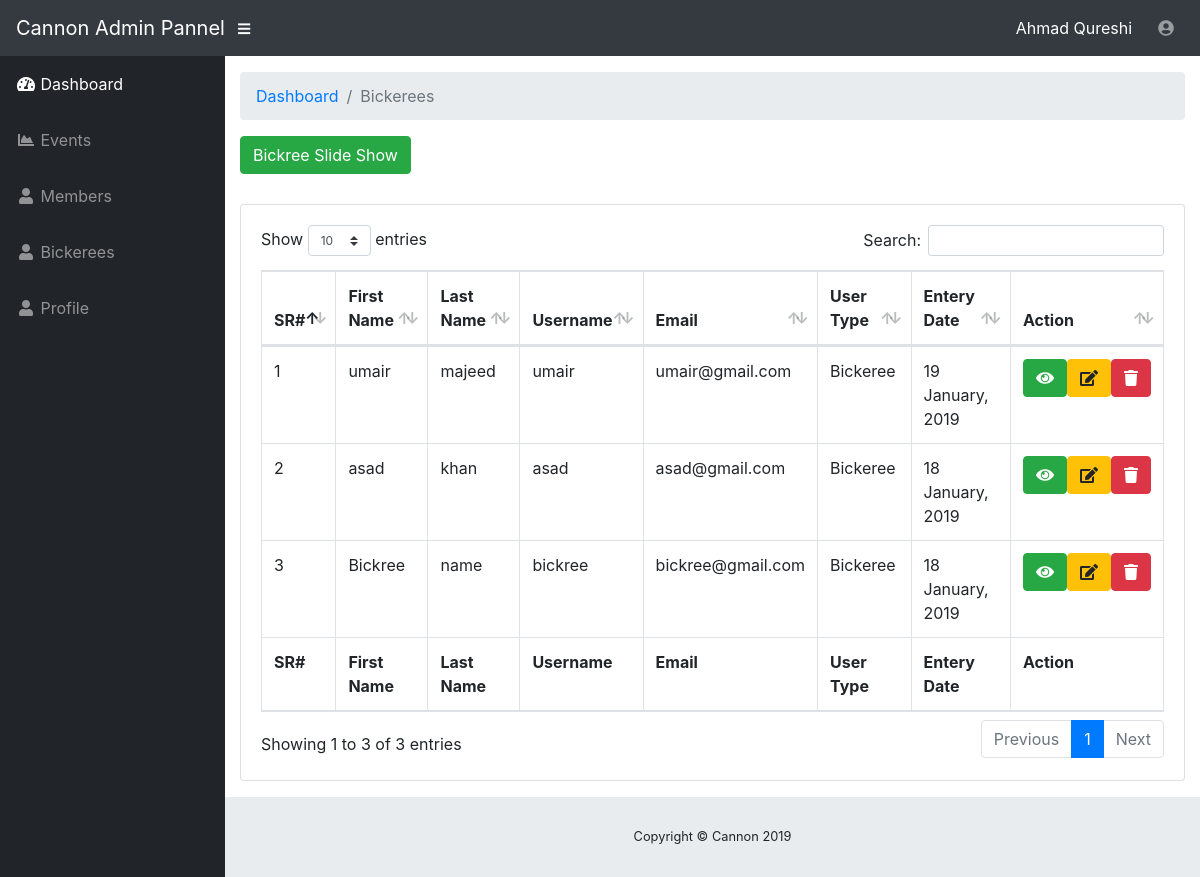
Screenshot of /Bickeree.php (signed in) with the database file from the repository.
### tables this page shows
CREATE TABLE `users` (
  `id` int(11) NOT NULL,
  `f_name` varchar(255) NOT NULL,
  `l_name` varchar(255) NOT NULL,
  `email` varchar(255) NOT NULL,
  `username` varchar(255) NOT NULL,
  `password` varchar(255) NOT NULL,
  `hometown` varchar(255) NOT NULL,
  `user_pic` varchar(255) NOT NULL,
  `bick_class` varchar(255) NOT NULL,
  `major` varchar(255) NOT NULL,
  `extracurricular` varchar(255) NOT NULL,
  `status` int(11) NOT NULL COMMENT '1=active, 0=not active',
  `account_type` int(11) NOT NULL COMMENT '1=admin, 2=member, 3=bikerrer',
  `entery_date` date NOT NULL
);

### Bickeree.php (the view, shortened to what this page needs)
<?php include 'include/config.php';
if(isset($_SESSION['admin']) && $_SESSION['admin'] !='')
{
?>
<?php include 'include/header.php';?>
        <div class="container-fluid">
          <ol class="breadcrumb">
            <li class="breadcrumb-item">
              <a href="dashboard.php">Dashboard</a>
            </li>
            <li class="breadcrumb-item active">Bickerees</li>
          </ol>
          <button onclick="window.location='view_slideshow.php'" class="btn btn-success" style="margin-bottom: 30px;">Bickree Slide Show</button>
          <div class="card mb-3">
            <div class="card-body">
              <div class="table-responsive">
                <table class="table table-bordered" id="dataTable" width="100%" cellspacing="0">
                  <thead>
                    <tr>
                      <th>SR#</th>
                      <th>First Name</th>
                      <th>Last Name</th>
                      <th>Username</th>
                      <th>Email</th>
                      <th>User Type</th>
                      <th>Entery Date</th>
                      <th>Action</th>
                    </tr>
                  </thead>
                  <tfoot>
                    <tr>
                      <th>SR#</th>
                      <th>First Name</th>
                      <th>Last Name</th>
                      <th>Username</th>
                      <th>Email</th>
                      <th>User Type</th>
                      <th>Entery Date</th>
                      <th>Action</th>
                    </tr>
                  </tfoot>
                  <tbody>
                    <?php
                    $counter=1;
                    $get_event=$goodideas->query("SELECT * FROM users where account_type = 3");
                    if($get_event->num_rows > 0)
                    {
                      while($get_event_row=$get_event->fetch_array())
                      {
                      ?>
                        <tr>
                          <td><?php echo $counter++;?></td>
                          <td><?php echo $get_event_row['f_name'];?></td>
                          <td><?php echo $get_event_row['l_name'];?></td>
                          <td><?php echo $get_event_row['username'];?></td>
                          <td><?php echo $get_event_row['email'];?></td>
                          <td>
                            <?php
                            if($get_event_row['account_type']==1)
                            {
                              echo "Admin";
                            }
                            else if($get_event_row['account_type']==2)
                            {
                              echo "Member";
                            }
                            else
                            {
                              echo "Bickeree";
                            }
                            ?>
                          </td>
                          <td><?php echo date("d F, Y", strtotime($get_event_row['entery_date']));?></td>
                          <td data-title="Action" style="display: flex;justify-content: space-evenly;">
                            <form action="view_comments.php" method="post" class="action_form_buttons">
                              <button type="submit" class='btn btn-success btn-xs mrg' data-placement='top' data-toggle='tooltip' data-original-title='View Commnts'><i class='fa fa-eye'></i></button>
                            </form>
                            <form action="edit_user.php" method="post" class="action_form_buttons">
                              <button type="submit" class='btn btn-warning btn-xs mrg' data-placement='top' data-toggle='tooltip' data-original-title='Edit'><i class='fa fa-edit'></i></button>
                            </form>
                            <button type="button" class="btn btn-danger btn-xs mrg" onclick="passcode_del(<?php echo $get_event_row['id'] ?> , <?php echo $get_event_row['account_type'] ?>)" data-toggle="modal" data-target="#c_Modal"><i class='fa fa-trash'></i></button>
                          </td>
                        </tr>
                      <?php
                      }
                    }
                    ?>
                  </tbody>
                </table>
              </div>
            </div>
          </div>
        </div>
<?php include 'include/footer.php';?>
<?php
}
else
{
?>
<script>
  document.location='index.php';
</script>
<?php
}
?>

### include/header.php (shortened to what this page needs)
<!DOCTYPE html>
<html lang="en">
  <head>
    <link href="vendor/bootstrap/css/bootstrap.min.css" rel="stylesheet">
    <link href="vendor/fontawesome-free/css/all.min.css" rel="stylesheet" type="text/css">
    <link href="vendor/datatables/dataTables.bootstrap4.css" rel="stylesheet">
    <link href="css/sb-admin.css" rel="stylesheet">
  </head>
  <body id="page-top">
    <nav class="navbar navbar-expand navbar-dark bg-dark static-top">
      <a class="navbar-brand mr-1" href="dashboard.php">Cannon Admin Pannel</a>
      <button class="btn btn-link btn-sm text-white order-1 order-sm-0" id="sidebarToggle" href="#">
        <i class="fas fa-bars"></i>
      </button>
      <form class="d-none d-md-inline-block form-inline ml-auto mr-0 mr-md-3 my-2 my-md-0">
        <span style="color:white;">
          <?php
          $get_name=$goodideas->query("SELECT * FROM users where id='".$_SESSION['admin']."' ");
          if($get_name->num_rows > 0)
          {
            $get_name_row=$get_name->fetch_array();
            echo $get_name_row['f_name']." ".$get_name_row['l_name'];
          }
          ?>
        </span>
      </form>
      <ul class="navbar-nav ml-auto ml-md-0">
        <li class="nav-item dropdown no-arrow">
          <a class="nav-link dropdown-toggle" href="#" id="userDropdown" role="button" data-toggle="dropdown" aria-haspopup="true" aria-expanded="false">
            <?php
            if($get_name_row['user_pic'] != '')
            {
            ?>
              <img src="uploads/<?php echo $get_name_row['user_pic'];?>" width="40" height="40" style="border-radius: 50px;">
            <?php
            }
            else
            {
            ?>
               <i class="fas fa-user-circle fa-fw"></i>
            <?php
            }
            ?>
          </a>
        </li>
      </ul>
    </nav>
    <div id="wrapper">
      <ul class="sidebar navbar-nav">
        <li class="nav-item active">
          <a class="nav-link" href="dashboard.php">
            <i class="fas fa-fw fa-tachometer-alt"></i>
            <span>Dashboard</span>
          </a>
        </li>
        <li class="nav-item">
          <a class="nav-link" href="events.php">
            <i class="fas fa-fw fa-chart-area"></i>
            <span>Events</span></a>
        </li>
        <li class="nav-item">
          <a class="nav-link" href="users.php">
            <i class="fas fa-fw fa-user"></i>
            <span>Members</span></a>
        </li>
        <li class="nav-item">
          <a class="nav-link" href="Bickeree.php">
            <i class="fas fa-fw fa-user"></i>
            <span>Bickerees</span></a>
        </li>
        <li class="nav-item">
          <a class="nav-link" href="profile.php">
            <i class="fas fa-fw fa-user"></i>
            <span>Profile</span></a>
        </li>
      </ul>
      <div id="content-wrapper">

### css/sb-admin.css (style rules this page uses)
html { position: relative; min-height: 100%; }
body { height: 100%; }
#wrapper { display: -webkit-box; display: -ms-flexbox; display: flex; }
#wrapper #content-wrapper { overflow-x: hidden; width: 100%; padding-top: 1rem; padding-bottom: 80px; }
.navbar-nav .nav-item.active .nav-link { color: #fff; }
.navbar-nav .nav-item.dropdown .dropdown-toggle::after { width: 1rem; text-align: center; float: right; vertical-align: 0; border: 0; font-weight: 900; content: '\f105'; font-family: 'Font Awesome 5 Free'; }
.navbar-nav .nav-item.dropdown.no-arrow .dropdown-toggle::after { display: none; }
.sidebar { width: 90px !important; background-color: #212529; min-height: calc(100vh - 56px); }
.sidebar .nav-item:last-child { margin-bottom: 1rem; }
.sidebar .nav-item .nav-link { text-align: center; padding: 0.75rem 1rem; width: 90px; }
.sidebar .nav-item .nav-link span { font-size: 0.65rem; display: block; }
.sidebar .nav-item .nav-link { color: rgba(255, 255, 255, 0.5); }
@media (min-width: 768px) { .sidebar { width: 225px !important; } }
@media (min-width: 768px) { .sidebar .nav-item .nav-link { display: block; width: 100%; text-align: left; padding: 1rem; width: 225px; } }
@media (min-width: 768px) { .sidebar .nav-item .nav-link span { font-size: 1rem; display: inline; } }
:root { --input-padding-x: 0.75rem; --input-padding-y: 0.75rem; }

### rows the page displays
users: f_name "Ahmad", l_name "Qureshi"
users: f_name "umair", l_name "majeed", username "umair", email "umair@gmail.com", account_type "Bickeree", entery_date "19 January, 2019"
users: f_name "asad", l_name "khan", username "asad", email "asad@gmail.com", account_type "Bickeree", entery_date "18 January, 2019"
users: f_name "Bickree", l_name "name", username "bickree", email "bickree@gmail.com", account_type "Bickeree", entery_date "18 January, 2019"
